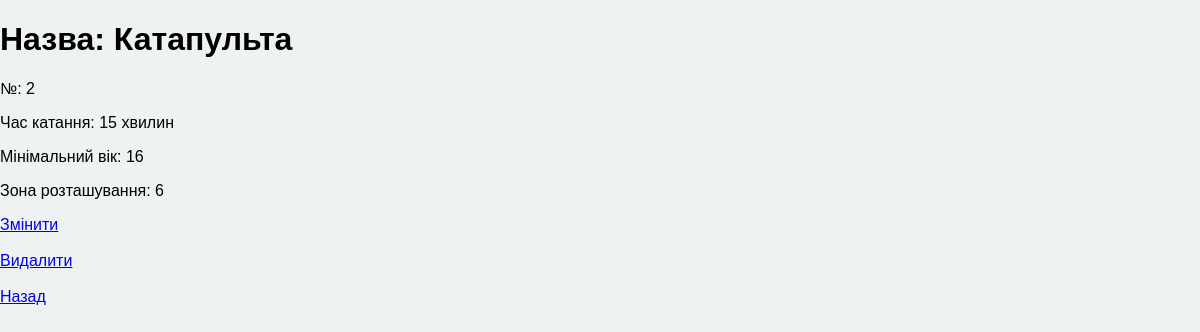
The page /my_administrator/attractions/2 on the database its author committed.
### main/models.py (models this page shows, shortened)
class Attractions(models.Model):
    id = models.IntegerField("№", primary_key=True)
    time = models.CharField("Час катання", max_length=20)
    name = models.CharField("Назва атракціону", max_length=20)
    min_age = models.IntegerField("Мінімальний вік")
    zone = models.IntegerField("Зона розташування")

### my_administrator/views.py (the view)
# urls.py: path('attractions/<int:pk>', views.AttractionDetailView.as_view(), name = "detail_view"),
class AttractionDetailView(DetailView):
    model = Attractions
    template_name = "my_administrator/attractions/detail_view.html"
    context_object_name = "attractions"

### my_administrator/templates/my_administrator/attractions/detail_view.html (shortened to what this page needs)
{% extends "layout_admin.html" %}
{% block content %}
<h1>Назва: {{attractions.name}}</h1>
<p>№: {{attractions.id}}</p>
<p>Час катання: {{attractions.time}}</p>
<p>Мінімальний вік: {{attractions.min_age}}</p>
<p>Зона розташування: {{attractions.zone}}</p>
<a href="{% url 'update_attraction' attractions.id %}">Змінити</a>
<br>
<br>
<a href="{% url 'delete_attraction' attractions.id %}">Видалити</a>
<br>
<br>
<a href=".">Назад</a>
<br>
{% endblock %}

### main/static/main/css/styless.css (style rules this page uses)
body { font-family: Arial, sans-serif; background: #eef2f3; margin: 0; padding: 0; }

### rows shown on the page
Attractions: name "Катапульта", id "2", time "15 хвилин", min_age "16", zone "6"
